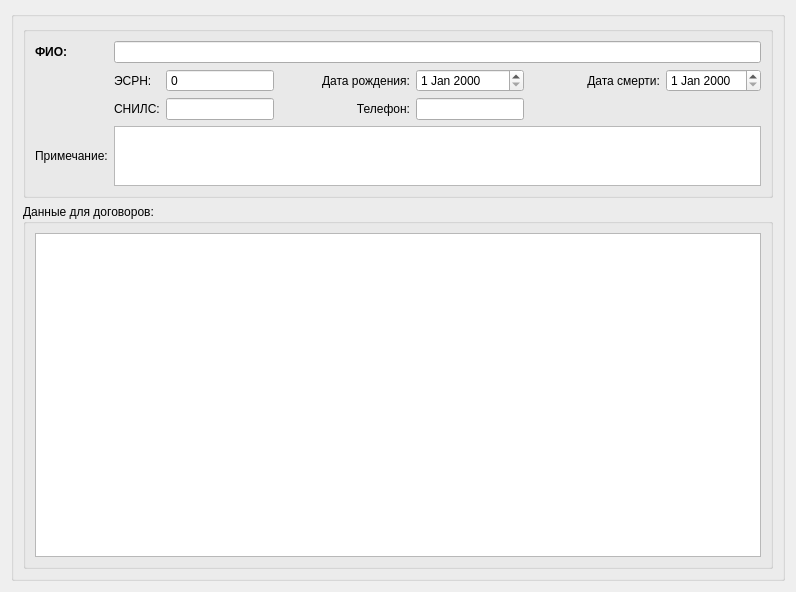
            <widget class="myQWidget" name="tab_people_main">
             <attribute name="title">
              <string>Карточка получателя СУ</string>
             </attribute>
             <layout class="QVBoxLayout" name="verticalLayout_13">
              <item>
               <layout class="QVBoxLayout" name="verticalLayout">
                <item>
                 <widget class="QGroupBox" name="groupBox">
                  <property name="sizePolicy">
                   <sizepolicy hsizetype="Preferred" vsizetype="Preferred">
                    <horstretch>0</horstretch>
                    <verstretch>0</verstretch>
                   </sizepolicy>
                  </property>
                  <property name="font">
                   <font>
                    <weight>75</weight>
                    <bold>true</bold>
                   </font>
                  </property>
                  <property name="title">
                   <string/>
                  </property>
                  <layout class="QGridLayout" name="gridLayout_22">
                   <item row="1" column="0">
                    <widget class="QGroupBox" name="groupBox_2">
                     <property name="sizePolicy">
                      <sizepolicy hsizetype="Preferred" vsizetype="Preferred">
                       <horstretch>0</horstretch>
                       <verstretch>8</verstretch>
                      </sizepolicy>
                     </property>
                     <property name="font">
                      <font>
                       <weight>50</weight>
                       <bold>false</bold>
                      </font>
                     </property>
                     <property name="title">
                      <string>Данные для договоров:</string>
                     </property>
                     <layout class="QVBoxLayout" name="verticalLayout_14">
                      <item>
                       <widget class="myQTableView" name="table__ufio_has_add_info__where_ufio_id__by_ufio_id">
                        <property name="sizePolicy">
                         <sizepolicy hsizetype="Expanding" vsizetype="Minimum">
                          <horstretch>0</horstretch>
                          <verstretch>0</verstretch>
                         </sizepolicy>
                        </property>
                        <property name="minimumSize">
                         <size>
                          <width>0</width>
                          <height>0</height>
                         </size>
                        </property>
                       </widget>
                      </item>
                     </layout>
                    </widget>
                   </item>
                   <item row="0" column="0">
                    <widget class="QGroupBox" name="groupBox_3">
                     <property name="sizePolicy">
                      <sizepolicy hsizetype="Preferred" vsizetype="Preferred">
                       <horstretch>0</horstretch>
                       <verstretch>1</verstretch>
                      </sizepolicy>
                     </property>
                     <property name="title">
                      <string/>
                     </property>
                     <layout class="QVBoxLayout" name="verticalLayout_15">
                      <item>
                       <layout class="QGridLayout" name="gridLayout_8">
                        <item row="0" column="1">
                         <widget class="QLineEdit" name="qle_FIO"/>
                        </item>
                        <item row="0" column="0">
                         <widget class="QLabel" name="label_22">
                          <property name="text">
                           <string>ФИО:</string>
                          </property>
                         </widget>
                        </item>
                        <item row="1" column="1">
                         <layout class="QGridLayout" name="gridLayout_10">
                          <item row="0" column="5">
                           <widget class="QLabel" name="label_27">
                            <property name="minimumSize">
                             <size>
                              <width>130</width>
                              <height>0</height>
                             </size>
                            </property>
                            <property name="font">
                             <font>
                              <weight>50</weight>
                              <bold>false</bold>
                             </font>
                            </property>
                            <property name="text">
                             <string>Дата смерти:</string>
                            </property>
                            <property name="alignment">
                             <set>Qt::AlignRight|Qt::AlignTrailing|Qt::AlignVCenter</set>
                            </property>
                           </widget>
                          </item>
                          <item row="0" column="6">
                           <widget class="QDateEdit" name="dateEdit_death">
                            <property name="sizePolicy">
                             <sizepolicy hsizetype="Expanding" vsizetype="Minimum">
                              <horstretch>0</horstretch>
                              <verstretch>0</verstretch>
                             </sizepolicy>
                            </property>
                            <property name="font">
                             <font>
                              <weight>50</weight>
                              <bold>false</bold>
                             </font>
                            </property>
                           </widget>
                          </item>
                          <item row="1" column="2">
                           <widget class="QLabel" name="label_49">
                            <property name="sizePolicy">
                             <sizepolicy hsizetype="Ignored" vsizetype="Preferred">
                              <horstretch>0</horstretch>
                              <verstretch>0</verstretch>
                             </sizepolicy>
                            </property>
                            <property name="font">
                             <font>
                              <weight>50</weight>
                              <bold>false</bold>
                             </font>
                            </property>
                            <property name="text">
                             <string>Телефон:</string>
                            </property>
                            <property name="alignment">
                             <set>Qt::AlignRight|Qt::AlignTrailing|Qt::AlignVCenter</set>
                            </property>
                           </widget>
                          </item>
                          <item row="0" column="0">
                           <widget class="QLabel" name="label_24">
                            <property name="font">
                             <font>
                              <weight>50</weight>
                              <bold>false</bold>
                             </font>
                            </property>
                            <property name="text">
                             <string>ЭСРН:</string>
                            </property>
                           </widget>
                          </item>
                          <item row="0" column="2">
                           <widget class="QLabel" name="label_25">
                            <property name="sizePolicy">
                             <sizepolicy hsizetype="Preferred" vsizetype="Preferred">
                              <horstretch>0</horstretch>
                              <verstretch>0</verstretch>
                             </sizepolicy>
                            </property>
                            <property name="minimumSize">
                             <size>
                              <width>130</width>
                              <height>0</height>
                             </size>
                            </property>
                            <property name="font">
                             <font>
                              <weight>50</weight>
                              <bold>false</bold>
                             </font>
                            </property>
                            <property name="text">
                             <string>Дата рождения:</string>
                            </property>
                            <property name="alignment">
                             <set>Qt::AlignRight|Qt::AlignTrailing|Qt::AlignVCenter</set>
                            </property>
                           </widget>
                          </item>
                          <item row="1" column="0">
                           <widget class="QLabel" name="label_50">
                            <property name="font">
                             <font>
                              <weight>50</weight>
                              <bold>false</bold>
                             </font>
                            </property>
                            <property name="text">
                             <string>СНИЛС:</string>
                            </property>
                           </widget>
                          </item>
                          <item row="1" column="3" colspan="2">
                           <widget class="QLineEdit" name="lineEdit_phone">
                            <property name="font">
                             <font>
                              <weight>50</weight>
                              <bold>false</bold>
                             </font>
                            </property>
                           </widget>
                          </item>
                          <item row="0" column="3" colspan="2">
                           <widget class="QDateEdit" name="dateEdit_birth">
                            <property name="font">
                             <font>
                              <weight>50</weight>
                              <bold>false</bold>
                             </font>
                            </property>
                           </widget>
                          </item>
                          <item row="1" column="1">
                           <widget class="QLineEdit" name="qle_SNILS">
                            <property name="sizePolicy">
                             <sizepolicy hsizetype="Preferred" vsizetype="Fixed">
                              <horstretch>0</horstretch>
                              <verstretch>0</verstretch>
                             </sizepolicy>
                            </property>
                            <property name="font">
                             <font>
                              <weight>50</weight>
                              <bold>false</bold>
                             </font>
                            </property>
                            <property name="text">
                             <string/>
                            </property>
                           </widget>
                          </item>
                          <item row="0" column="1">
                           <widget class="QSpinBox" name="sp_ESRN">
                            <property name="font">
                             <font>
                              <weight>50</weight>
                              <bold>false</bold>
                             </font>
                            </property>
                            <property name="buttonSymbols">
                             <enum>QAbstractSpinBox::NoButtons</enum>
                            </property>
                            <property name="showGroupSeparator" stdset="0">
                             <bool>true</bool>
                            </property>
                            <property name="maximum">
                             <number>999999999</number>
                            </property>
                           </widget>
                          </item>
                         </layout>
                        </item>
                        <item row="2" column="1">
                         <widget class="QPlainTextEdit" name="pte_note">
                          <property name="sizePolicy">
                           <sizepolicy hsizetype="Expanding" vsizetype="Expanding">
                            <horstretch>0</horstretch>
                            <verstretch>0</verstretch>
                           </sizepolicy>
                          </property>
                          <property name="minimumSize">
                           <size>
                            <width>0</width>
                            <height>60</height>
                           </size>
                          </property>
                          <property name="baseSize">
                           <size>
                            <width>0</width>
                            <height>0</height>
                           </size>
                          </property>
                          <property name="font">
                           <font>
                            <weight>50</weight>
                            <bold>false</bold>
                           </font>
                          </property>
                         </widget>
                        </item>
                        <item row="2" column="0">
                         <widget class="QLabel" name="label_52">
                          <property name="font">
                           <font>
                            <weight>50</weight>
                            <bold>false</bold>
                           </font>
                          </property>
                          <property name="text">
                           <string>Примечание:</string>
                          </property>
                         </widget>
                        </item>
                       </layout>
                      </item>
                     </layout>
                    </widget>
                   </item>
                  </layout>
                 </widget>
                </item>
               </layout>
              </item>
             </layout>
            </widget>
